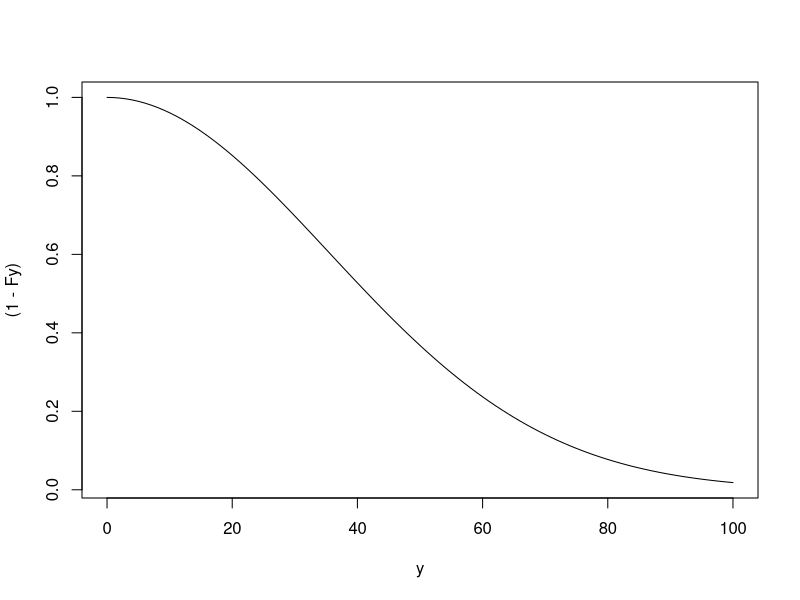
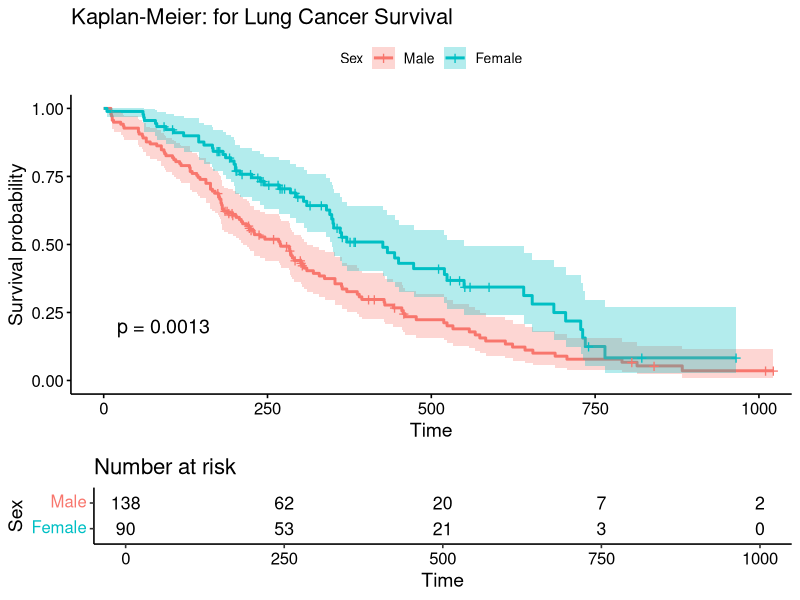
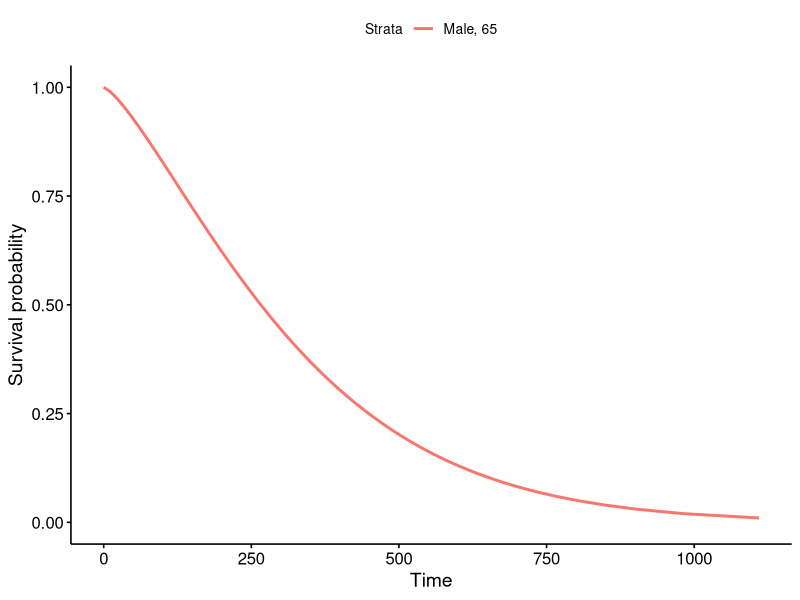
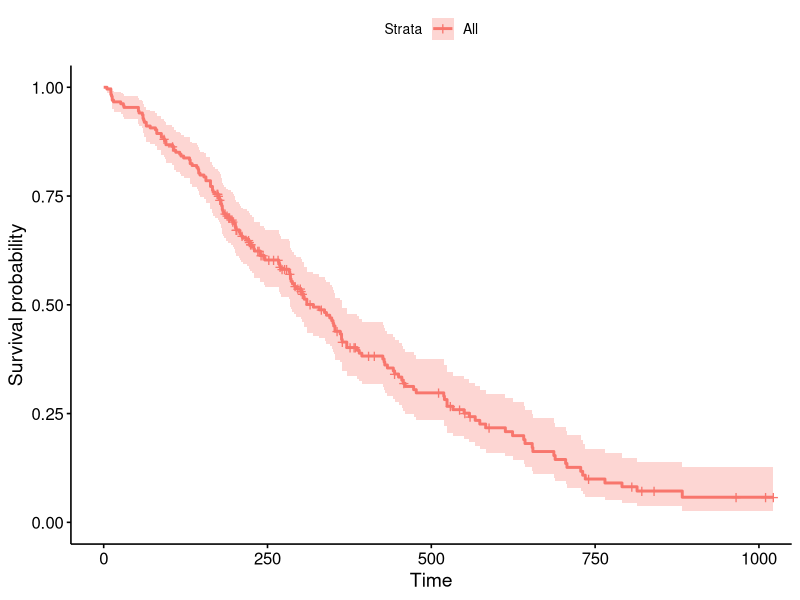
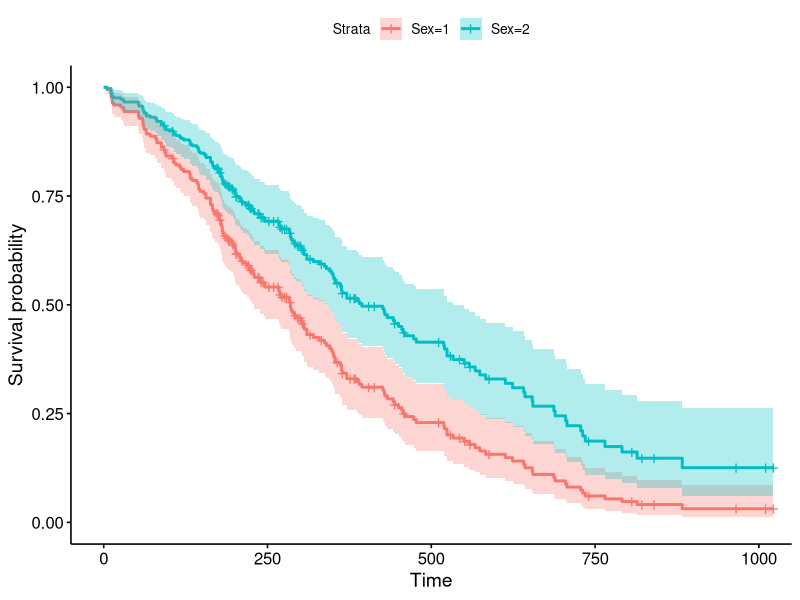

Write the R code that produced these figures, in order.
## ---- chunk 1
## Example of S(y) according to the Weibull distribution
## Note: It is 1-pweibull()
y <- seq(0, 100, 1)
Fy <- pweibull(y, shape=2, scale=50)
plot(x=y, y=(1-Fy), type="l")
## ---- chunk 2
## install.packages("survival")
library(survival)
data("lung")
head(lung)
## ---- chunk 3
## Kaplan-Meier
sfit <- survfit(Surv(time=time, event=status)~sex, data=lung)

## install.packages("survminer")
library(survminer)
ggsurvplot(sfit, 
           conf.int=TRUE, 
           risk.table=TRUE, 
           pval = TRUE,
           legend.labs=c("Male", "Female"), 
           legend.title="Sex",  
           title="Kaplan-Meier: for Lung Cancer Survival")
## ---- chunk 4
wfit <- survreg(Surv(time=time, event=status)~ age + sex, 
                data=lung,
                dist = "weibull")
summary(wfit)
## ---- chunk 5
# 90% of patients of these types survive past time point above
predict(wfit, type = "quantile", p =1-0.9,newdata =
          data.frame(age=65, sex=c(1,2)))
## ---- chunk 6
pct <- seq(.99, .01, by = -.01)
wb <- predict(wfit, type = "quantile", p =1-pct,newdata =
          data.frame(age=65, sex=1))

survwb <- data.frame(time = wb, surv = pct, 
                      upper = NA, lower = NA, std.err = NA)
ggsurvplot(fit = survwb, surv.geom = geom_line, 
           legend.labs="Male, 65")
## ---- chunk 7
fit <- coxph(Surv(time, status) ~ age  + sex, 
             data = lung) 
summary(fit)
## ---- chunk 8
library(ggplot2)
library(survminer)
cox1 <- survfit(fit)
ggsurvplot(cox1, data = lung)
## ---- chunk 9
sex_df <- data.frame(sex = c(1,2), age = c(62, 62) )
cox1 <- survfit(fit, data = lung, newdata = sex_df)
ggsurvplot(cox1, data = lung, legend.labs=c("Sex=1", "Sex=2"))
